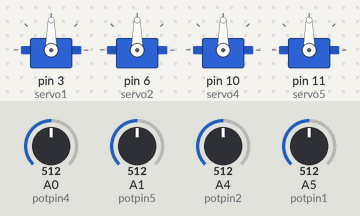
This sketch was run on a simulated Arduino Uno, built with avr-gcc and run on an emulated ATmega328P. On the bench: 4 × servo. The test bench sets the inputs (shaded band); at power-on: A0 (potpin4) = 512, A1 (potpin5) = 512, A5 (potpin1) = 512, A4 (potpin2) = 512.

Above: at 1.2 s.
1.3 s: A0 (potpin4) set to 716
At 1.8 s:
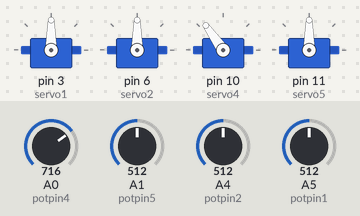
2.8 s: A1 (potpin5) set to 716
At 4.0 s:
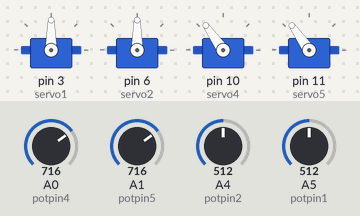
4.3 s: A5 (potpin1) set to 716
At 5.3 s:
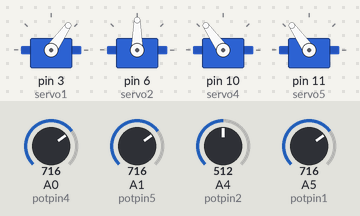
5.8 s: A0 (potpin4) set to 992
At 6.4 s:
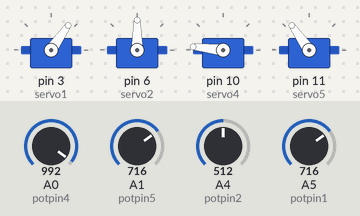
7.3 s: A1 (potpin5) set to 992
At 8.5 s:
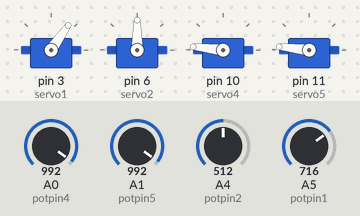
8.8 s: A5 (potpin1) set to 992
At 9.9 s:
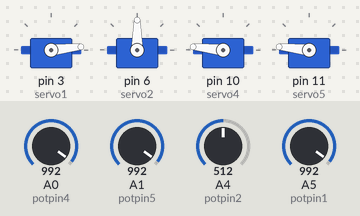
Timing chart, 0 to 11.3 s (numbered marks = the images above; inputs shaded):
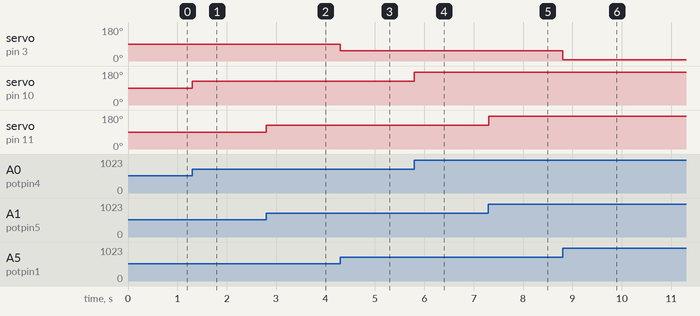

Measured:
- after the input at 1.3 s, servo on pin 10 (servo4): 90° → 125° at once
- after the input at 2.8 s, servo on pin 11 (servo5): 90° → 125° at once
- after the input at 4.3 s, servo on pin 3 (servo1): 90° → 55° at once
- after the input at 5.8 s, servo on pin 10 (servo4): 125° → 174° at once
- after the input at 7.3 s, servo on pin 11 (servo5): 125° → 174° at once
- after the input at 8.8 s, servo on pin 3 (servo1): 55° → 6° at once

The sketch:

robotarmcode.ino
```cpp
#include <Servo.h>

Servo servo1; // pin 3
Servo servo2; // pin 6
Servo servo4; // pin 10
Servo servo5; // pin 11

int potpin1 = A5;
int potpin2 = A4;
int potpin4 = A0;
int potpin5 = A1;

int val1, val2, val4, val5;

void setup() {
  Serial.begin(9600);
  servo1.attach(3);
  servo2.attach(6);
  servo4.attach(10);
  servo5.attach(11);
}

void loop() {
  // Read each potentiometer
  val1 = analogRead(potpin1);
  val2 = analogRead(potpin2);
  val4 = analogRead(potpin4);
  val5 = analogRead(potpin5);

  // Map each to 0-180 for servo
  val1 = map(val1, 0, 1023, 180, 0);
  val2 = map(val2, 0, 1023, 0, 180);
  val4 = map(val4, 0, 1023, 0, 180);
  val5 = map(val5, 0, 1023, 0, 180);

  // Write each value to its servo
  servo1.write(val1); // A0 → servo on pin 3 (shoulder servo)
  //servo2.write(val2); // A1 → servo on pin 6 (wrist servo)
  servo4.write(val4); // A4 → servo on pin 10 (claw servo)
  servo5.write(val5); // A5 → servo on pin 11 (ground servo)


}
```
